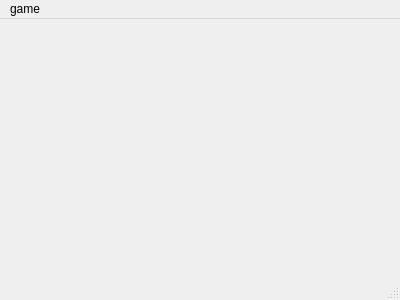
<?xml version="1.0" encoding="UTF-8"?>
<ui version="4.0">
 <class>MainWindow</class>
 <widget class="QMainWindow" name="MainWindow">
  <property name="geometry">
   <rect>
    <x>0</x>
    <y>0</y>
    <width>400</width>
    <height>300</height>
   </rect>
  </property>
  <property name="windowTitle">
   <string>扫雷</string>
  </property>
  <property name="windowIcon">
   <iconset resource="res.qrc">
    <normaloff>:/new/prefix1/mine.ico</normaloff>:/new/prefix1/mine.ico</iconset>
  </property>
  <widget class="QWidget" name="centralWidget"/>
  <widget class="QMenuBar" name="menuBar">
   <property name="geometry">
    <rect>
     <x>0</x>
     <y>0</y>
     <width>400</width>
     <height>26</height>
    </rect>
   </property>
   <widget class="QMenu" name="menurestart">
    <property name="title">
     <string>game</string>
    </property>
    <widget class="QMenu" name="menurestart_2">
     <property name="font">
      <font>
       <family>微软雅黑</family>
      </font>
     </property>
     <property name="title">
      <string>diffcult</string>
     </property>
     <addaction name="level1"/>
     <addaction name="level2"/>
     <addaction name="level3"/>
    </widget>
    <addaction name="actionrestart"/>
    <addaction name="menurestart_2"/>
   </widget>
   <addaction name="menurestart"/>
  </widget>
  <widget class="QStatusBar" name="statusBar"/>
  <action name="level1">
   <property name="text">
    <string>level1(15*10)</string>
   </property>
   <property name="font">
    <font>
     <family>微软雅黑</family>
    </font>
   </property>
  </action>
  <action name="level2">
   <property name="text">
    <string>level2(20*15)</string>
   </property>
   <property name="font">
    <font>
     <family>微软雅黑</family>
    </font>
   </property>
  </action>
  <action name="level3">
   <property name="text">
    <string>level3(60*40)</string>
   </property>
   <property name="font">
    <font>
     <family>微软雅黑</family>
    </font>
   </property>
  </action>
  <action name="actionrestart">
   <property name="text">
    <string>restart</string>
   </property>
  </action>
 </widget>
 <layoutdefault spacing="6" margin="11"/>
 <resources>
  <include location="res.qrc"/>
 </resources>
 <connections/>
</ui>
